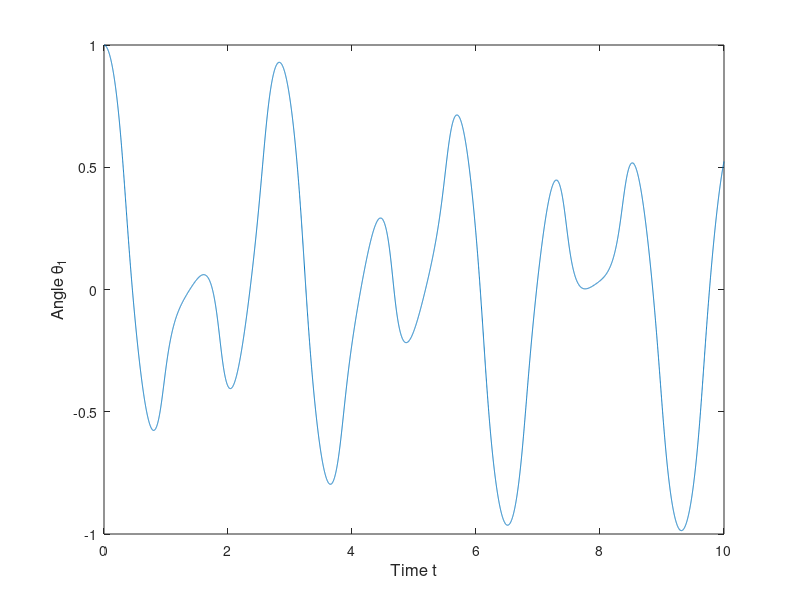

Recreate this plot in MATLAB.
clear all; close all; 
function [t,v1,x1,v2,x2]=function_modified_euler(a1,a2,tinit,tfinal,vinit1,vinit2,xinit1,xinit2,n)
  h = (tfinal-tinit)/n;
  t = [tinit zeros(1,n)];
  v1 = [vinit1 zeros(1,n)];
  x1 = [xinit1 zeros(1,n)]; 
  v2 = [vinit2 zeros(1,n)];
  x2 = [xinit2 zeros(1,n)];
  E = [0 zeros(1,n)]; 
  for i = 1:n
    t(i+1) = t(i)+ h;
    v1new = v1(i)+h*a1(x1(i),x2(1),v1(i),v2(i));
    v2new = v2(i)+h*a2(x1(i),x2(1),v1(i),v2(i));
    v1(i+1) = v1(i) + h*(a1(x1(i),x2(i),v1new,v2new) + a1(x1(i),x2(i),v1(i),v2(i)))/2;
    v2(i+1) = v2(i) + h*(a2(x1(i),x2(i),v1new,v2new) + a2(x1(i),x2(i),v1(i),v2(i)))/2;
    x1(i+1) = x1(i) + v1(i+1)*h;
    x2(i+1) = x2(i) + v2(i+1)*h; 
  endfor
endfunction
m1 = 1; m2 = 1; l1 = 1 ; l2 = 1;g=9.8;
a1 = @(theta1,theta2,vtheta1,vtheta2)  (-g*(2*m1+m2)*sin(theta1)-m2*g*sin(theta1-2*theta2)-2*sin(theta1-theta2)*m2*(vtheta2^2*l2+vtheta1^2*l1*cos(theta1-theta2)))/ (l1*(2*m1+m2-m2*cos(2*theta1-2*theta2)));
a2 = @(theta1,theta2,vtheta1,vtheta2)   (2*sin(theta1-theta2)*(vtheta1^2*l1*(m1+m2)+g*(m1+m2)*cos(theta1)+vtheta2^2*l2*m2*cos(theta1-theta2)))/(l2*(2*m1+m2-m2*cos(2*theta1-2*theta2)));
theta1i= 1; vtheta1i=0.0; atheta1i=0.0;
theta2i = 0.0; vtheta2i=0.0; atheta2i=0.0;
Deltat=0.05;
tinit=0; tfinal=10;
[t,vtheta1,theta1,vtheta2,theta2]=function_modified_euler(a1,a2,tinit,tfinal,vtheta1i,vtheta2i,theta1i,theta2i,10000);
E=0.5*m1*l1^2*vtheta1.^2+0.5*m2*(l1^2*vtheta1.^2+l2^2*vtheta2.^2+2*l1*l2*vtheta1.*vtheta2.*cos(theta1-theta2))-(m1+m2)*g*l1*cos(theta1)-m2*g*l2*cos(theta2);
l=1;ct=1; 
plot(t,theta1)
xlabel('Time t', 'FontSize', 12); 
ylabel('Angle \theta_1', 'FontSize', 12);

 